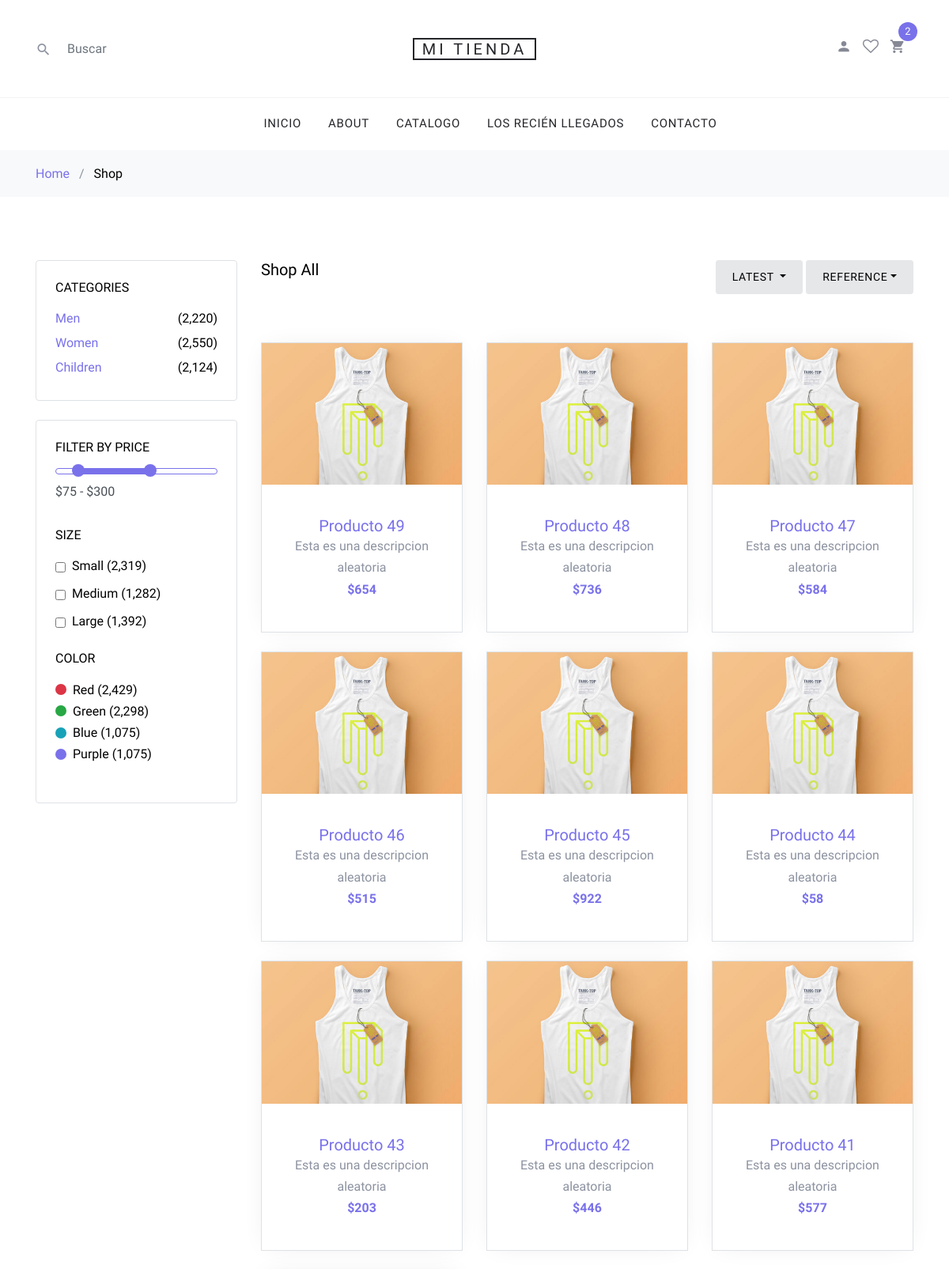
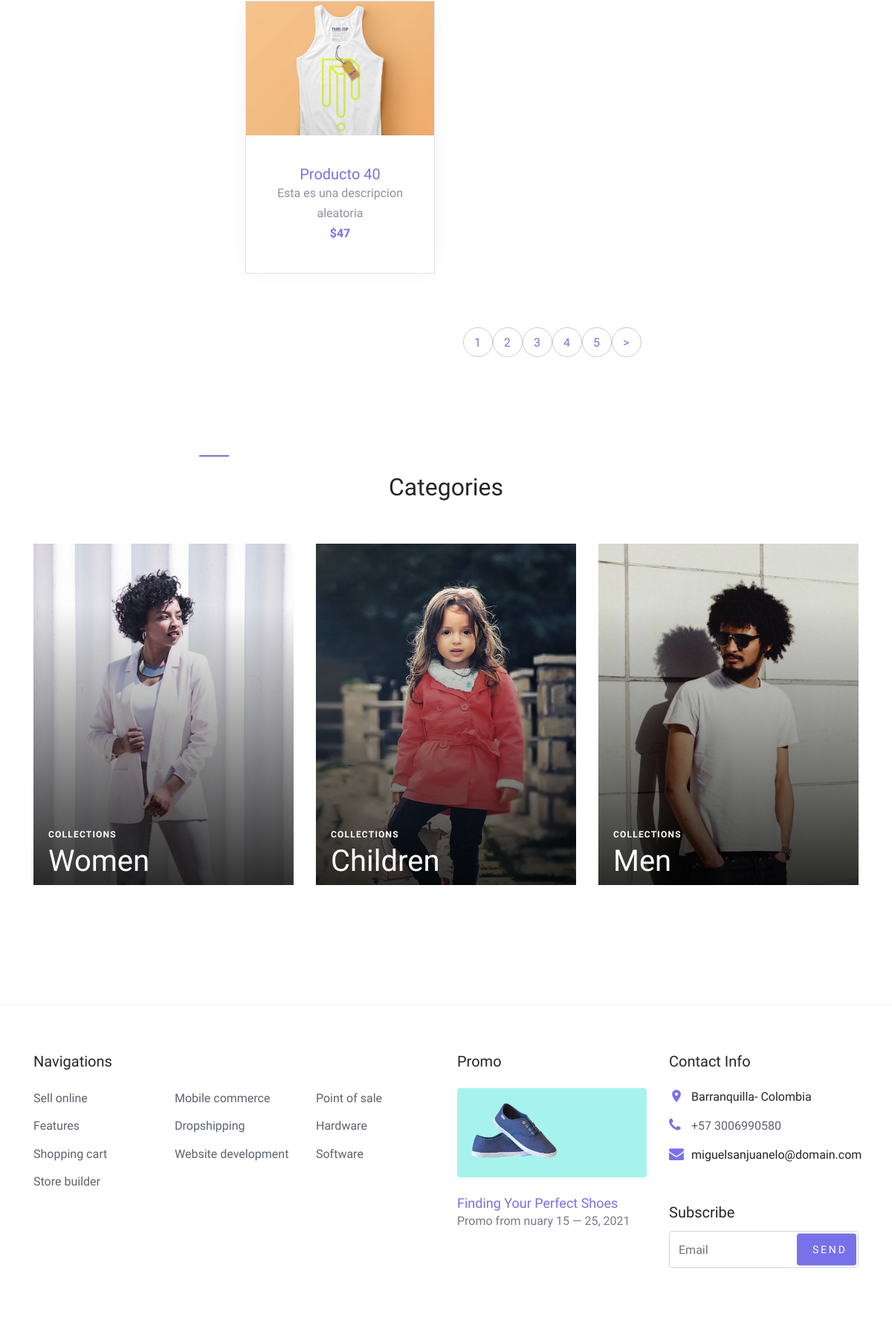
The page / (upper part) on the database its author committed (2 pictures, top to bottom).
### tables this page shows
CREATE TABLE `productos` (
  `id` int(11) NOT NULL,
  `nombre` varchar(300) NOT NULL,
  `descripcion` text NOT NULL,
  `precio` double NOT NULL,
  `imagen` varchar(200) NOT NULL,
  `inventario` int(11) NOT NULL,
  `id_categoria` int(11) NOT NULL,
  `talla` varchar(100) NOT NULL,
  `color` varchar(100) NOT NULL
);

### index.php (the view, shortened to what this page needs)
<!DOCTYPE html>
<html lang="en">
  <head>
    <link rel="stylesheet" href="fonts/icomoon/style.css">
    <link rel="stylesheet" href="css/bootstrap.min.css">
    <link rel="stylesheet" href="css/magnific-popup.css">
    <link rel="stylesheet" href="css/jquery-ui.css">
    <link rel="stylesheet" href="css/owl.carousel.min.css">
    <link rel="stylesheet" href="css/owl.theme.default.min.css">
    <link rel="stylesheet" href="css/aos.css">
    <link rel="stylesheet" href="css/style.css">
  </head>
  <body>
  <div class="site-wrap">
    <?php include("./layouts/header.php"); ?>
    <div class="site-section">
      <div class="container">
        <div class="row mb-5">
          <div class="col-md-9 order-2">
            <div class="row">
              <div class="col-md-12 mb-5">
                <div class="float-md-left mb-4"><h2 class="text-black h5">Shop All</h2></div>
                <div class="d-flex">
                  <div class="dropdown mr-1 ml-md-auto">
                    <button type="button" class="btn btn-secondary btn-sm dropdown-toggle" id="dropdownMenuOffset" data-toggle="dropdown" aria-haspopup="true" aria-expanded="false">
                      Latest
                    </button>
                  </div>
                  <div class="btn-group">
                    <button type="button" class="btn btn-secondary btn-sm dropdown-toggle" id="dropdownMenuReference" data-toggle="dropdown">Reference</button>
                  </div>
                </div>
              </div>
            </div>
            <div class="row mb-5">
            <?php include("./php/conexion.php");
            $limite = 10;
            $totalQuery = $conexion->query('SELECT COUNT(*) FROM productos')or die($conexion->error);
            $totalProductos = mysqli_fetch_row($totalQuery);
            $totalBotones = round($totalProductos[0] /$limite);
            if(isset($_GET['limite'])){
              $resultdo=$conexion->query("SELECT * from productos WHERE inventario>0 order by id DESC limit ".$_GET['limite'].",".$limite)or die($conexion->error);
            }else{
            $resultdo = $conexion -> query("SELECT * from productos WHERE inventario>0 order by id DESC limit 10")or die($conexion -> error );
            }
            while ($fila = mysqli_fetch_array($resultdo)) {
            ?>
              <div class="col-sm-6 col-lg-4 mb-4" data-aos="fade-up">
                <div class="block-4 text-center border">
                  <figure class="block-4-image">
                    <a href="shop-single.php?id=<?php echo $fila['id']; ?> ">
                    <img src="images/<?php echo $fila['imagen']; ?>" alt="<?php echo $fila['nombre']; ?>" class="img-fluid"></a>
                  </figure>
                  <div class="block-4-text p-4">
                    <h3><a href="shop-single.php?id=<?php echo $fila['id']; ?>"><?php echo $fila['nombre']; ?> </a></h3>
                    <p class="mb-0"><?php echo $fila['descripcion']; ?></p>
                    <p class="text-primary font-weight-bold">$<?php echo $fila['precio']; ?></p>
                  </div>
                </div>
              </div>
            <?php
            } ?>
            </div>
            <div class="row" data-aos="fade-up">
              <div class="col-md-12 text-center">
                <div class="site-block-27">
                  <ul>
                    <?php
                       for ($k=0;$k<$totalBotones;$k++) {
                           echo '<li><a href="index.php?limite='.($k*10).'">'.($k+1).'</a></li>';
                       }
                      if (isset($_GET['limite'])) {
                          if ($_GET['limite']+10< $totalBotones*10) {
                              echo '<li> <a href="index.php?limite='.($_GET['limite']+10).'"> &gt; </a></li>';
                          }
                        } else {
                              echo '<li> <a href="index.php?limite=10"> &gt; </a> </li>';
                          }
                    ?>
                  </ul>
                </div>
              </div>
            </div>
          </div>
          <div class="col-md-3 order-1 mb-5 mb-md-0">
            <div class="border p-4 rounded mb-4">
              <h3 class="mb-3 h6 text-uppercase text-black d-block">Categories</h3>
              <ul class="list-unstyled mb-0">
                <li class="mb-1"><a href="#" class="d-flex"><span>Men</span> <span class="text-black ml-auto">(2,220)</span></a></li>
                <li class="mb-1"><a href="#" class="d-flex"><span>Women</span> <span class="text-black ml-auto">(2,550)</span></a></li>
                <li class="mb-1"><a href="#" class="d-flex"><span>Children</span> <span class="text-black ml-auto">(2,124)</span></a></li>
              </ul>
            </div>
            <div class="border p-4 rounded mb-4">
              <div class="mb-4">
                <h3 class="mb-3 h6 text-uppercase text-black d-block">Filter by Price</h3>
                <div id="slider-range" class="border-primary"></div>
                <input type="text" name="text" id="amount" class="form-control border-0 pl-0 bg-white" disabled="" />
              </div>
              <div class="mb-4">
                <h3 class="mb-3 h6 text-uppercase text-black d-block">Size</h3>
                <label for="s_sm" class="d-flex">
                  <input type="checkbox" id="s_sm" class="mr-2 mt-1"> <span class="text-black">Small (2,319)</span>
                </label>
                <label for="s_md" class="d-flex">
                  <input type="checkbox" id="s_md" class="mr-2 mt-1"> <span class="text-black">Medium (1,282)</span>
                </label>
                <label for="s_lg" class="d-flex">
                  <input type="checkbox" id="s_lg" class="mr-2 mt-1"> <span class="text-black">Large (1,392)</span>
                </label>
              </div>
              <div class="mb-4">
                <h3 class="mb-3 h6 text-uppercase text-black d-block">Color</h3>
                <a href="#" class="d-flex color-item align-items-center" >
                  <span class="bg-danger color d-inline-block rounded-circle mr-2"></span> <span class="text-black">Red (2,429)</span>
                </a>
                <a href="#" class="d-flex color-item align-items-center" >
                  <span class="bg-success color d-inline-block rounded-circle mr-2"></span> <span class="text-black">Green (2,298)</span>
                </a>
                <a href="#" class="d-flex color-item align-items-center" >
                  <span class="bg-info color d-inline-block rounded-circle mr-2"></span> <span class="text-black">Blue (1,075)</span>
                </a>
                <a href="#" class="d-flex color-item align-items-center" >
                  <span class="bg-primary color d-inline-block rounded-circle mr-2"></span> <span class="text-black">Purple (1,075)</span>
                </a>
              </div>
            </div>
          </div>
        </div>
        <div class="row">
          <div class="col-md-12">
            <div class="site-section site-blocks-2">
                <div class="row justify-content-center text-center mb-5">
                  <div class="col-md-7 site-section-heading pt-4">
                    <h2>Categories</h2>
                  </div>
                </div>
                <div class="row">
                  <div class="col-sm-6 col-md-6 col-lg-4 mb-4 mb-lg-0" data-aos="fade" data-aos-delay="">
                    <a class="block-2-item" href="#">
                      <figure class="image">
                        <img src="images/women.jpg" alt="" class="img-fluid">
                      </figure>
                      <div class="text">
                        <span class="text-uppercase">Collections</span>
                        <h3>Women</h3>
                      </div>
                    </a>
                  </div>
                  <div class="col-sm-6 col-md-6 col-lg-4 mb-5 mb-lg-0" data-aos="fade" data-aos-delay="100">
                    <a class="block-2-item" href="#">
                      <figure class="image">
                        <img src="images/children.jpg" alt="" class="img-fluid">
                      </figure>
                      <div class="text">
                        <span class="text-uppercase">Collections</span>
                        <h3>Children</h3>
                      </div>
                    </a>
                  </div>
                  <div class="col-sm-6 col-md-6 col-lg-4 mb-5 mb-lg-0" data-aos="fade" data-aos-delay="200">
                    <a class="block-2-item" href="#">
                      <figure class="image">
                        <img src="images/men.jpg" alt="" class="img-fluid">
                      </figure>
                      <div class="text">
                        <span class="text-uppercase">Collections</span>
                        <h3>Men</h3>
                      </div>
                    </a>
                  </div>
                </div>
            </div>
          </div>
        </div>
      </div>
    </div>
    <?php include("./layouts/footer.php"); ?>
  </div>
  </body>
</html>

### layouts/header.php (shortened to what this page needs)
<header class="site-navbar" role="banner">
      <div class="site-navbar-top">
        <div class="container">
          <div class="row align-items-center">
            <div class="col-6 col-md-4 order-2 order-md-1 site-search-icon text-left">
              <form action="./busqueda.php" class="site-block-top-search" method="GET">
                <span class="icon icon-search2"></span>
                <input type="text" class="form-control border-0" placeholder="Buscar" name="texto">
              </form>
            </div>
            <div class="col-12 mb-3 mb-md-0 col-md-4 order-1 order-md-2 text-center">
              <div class="site-logo">
                <a href="index.php" class="js-logo-clone">Mi Tienda</a>
              </div>
            </div>
            <div class="col-6 col-md-4 order-3 order-md-3 text-right">
              <div class="site-top-icons">
                <ul>
                  <li><a href="#"><span class="icon icon-person"></span></a></li>
                  <li><a href="#"><span class="icon icon-heart-o"></span></a></li>
                  <li>
                    <a href="cart.php" class="site-cart">
                      <span class="icon icon-shopping_cart"></span>
                      <span class="count">2</span>
                    </a>
                  </li>
                </ul>
              </div>
            </div>
          </div>
        </div>
      </div>
      <nav class="site-navigation text-right text-md-center" role="navigation">
        <div class="container">
          <ul class="site-menu js-clone-nav d-none d-md-block">
            <li>
              <a href="index.php">Inicio</a>
            </li>
            <li>
              <a href="about.php">About</a>
            </li>
            <li><a href="index.php">Catalogo</a></li>
            <li><a href="#">Los recién llegados</a></li>
            <li><a href="contact.php">Contacto</a></li>
          </ul>
        </div>
      </nav>
    </header>
    <div class="bg-light py-3">
      <div class="container">
        <div class="row">
          <div class="col-md-12 mb-0"><a href="index.php">Home</a> <span class="mx-2 mb-0">/</span>
           <strong class="text-black">Shop</strong></div>
        </div>
      </div>
    </div>

### layouts/footer.php (shortened to what this page needs)
<footer class="site-footer border-top">
      <div class="container">
        <div class="row">
          <div class="col-lg-6 mb-5 mb-lg-0">
            <div class="row">
              <div class="col-md-12">
                <h3 class="footer-heading mb-4">Navigations</h3>
              </div>
              <div class="col-md-6 col-lg-4">
                <ul class="list-unstyled">
                  <li><a href="#">Sell online</a></li>
                  <li><a href="#">Features</a></li>
                  <li><a href="#">Shopping cart</a></li>
                  <li><a href="#">Store builder</a></li>
                </ul>
              </div>
              <div class="col-md-6 col-lg-4">
                <ul class="list-unstyled">
                  <li><a href="#">Mobile commerce</a></li>
                  <li><a href="#">Dropshipping</a></li>
                  <li><a href="#">Website development</a></li>
                </ul>
              </div>
              <div class="col-md-6 col-lg-4">
                <ul class="list-unstyled">
                  <li><a href="#">Point of sale</a></li>
                  <li><a href="#">Hardware</a></li>
                  <li><a href="#">Software</a></li>
                </ul>
              </div>
            </div>
          </div>
          <div class="col-md-6 col-lg-3 mb-4 mb-lg-0">
            <h3 class="footer-heading mb-4">Promo</h3>
            <a href="#" class="block-6">
              <img src="images/hero_1.jpg" alt="Image placeholder" class="img-fluid rounded mb-4">
              <h3 class="font-weight-light  mb-0">Finding Your Perfect Shoes</h3>
              <p>Promo from  nuary 15 &mdash; 25, 2021</p>
            </a>
          </div>
          <div class="col-md-6 col-lg-3">
            <div class="block-5 mb-5">
              <h3 class="footer-heading mb-4">Contact Info</h3>
              <ul class="list-unstyled">
                <li class="address">Barranquilla- Colombia</li>
                <li class="phone"><a href="tel://23923929210">+57 3006990580</a></li>
                <li class="email">miguelsanjuanelo@domain.com</li>
              </ul>
            </div>
            <div class="block-7">
              <form action="#" method="post">
                <label for="email_subscribe" class="footer-heading">Subscribe</label>
                <div class="form-group">
                  <input type="text" class="form-control py-4" id="email_subscribe" placeholder="Email">
                  <input type="submit" class="btn btn-sm btn-primary" value="Send">
                </div>
              </form>
            </div>
          </div>
        </div>
        <div class="row pt-5 mt-5 text-center">
        </div>
      </div>
    </footer>

### rows shown on the page
productos: imagen (picture), nombre "Producto 49", descripcion "Esta es una descripcion aleatoria", precio "654"
productos: imagen (picture), nombre "Producto 48", descripcion "Esta es una descripcion aleatoria", precio "736"
productos: imagen (picture), nombre "Producto 47", descripcion "Esta es una descripcion aleatoria", precio "584"
productos: imagen (picture), nombre "Producto 46", descripcion "Esta es una descripcion aleatoria", precio "515"
productos: imagen (picture), nombre "Producto 45", descripcion "Esta es una descripcion aleatoria", precio "922"
productos: imagen (picture), nombre "Producto 44", descripcion "Esta es una descripcion aleatoria", precio "58"
productos: imagen (picture), nombre "Producto 43", descripcion "Esta es una descripcion aleatoria", precio "203"
productos: imagen (picture), nombre "Producto 42", descripcion "Esta es una descripcion aleatoria", precio "446"
productos: imagen (picture), nombre "Producto 41", descripcion "Esta es una descripcion aleatoria", precio "577"
productos: imagen (picture), nombre "Producto 40", descripcion "Esta es una descripcion aleatoria", precio "47"
